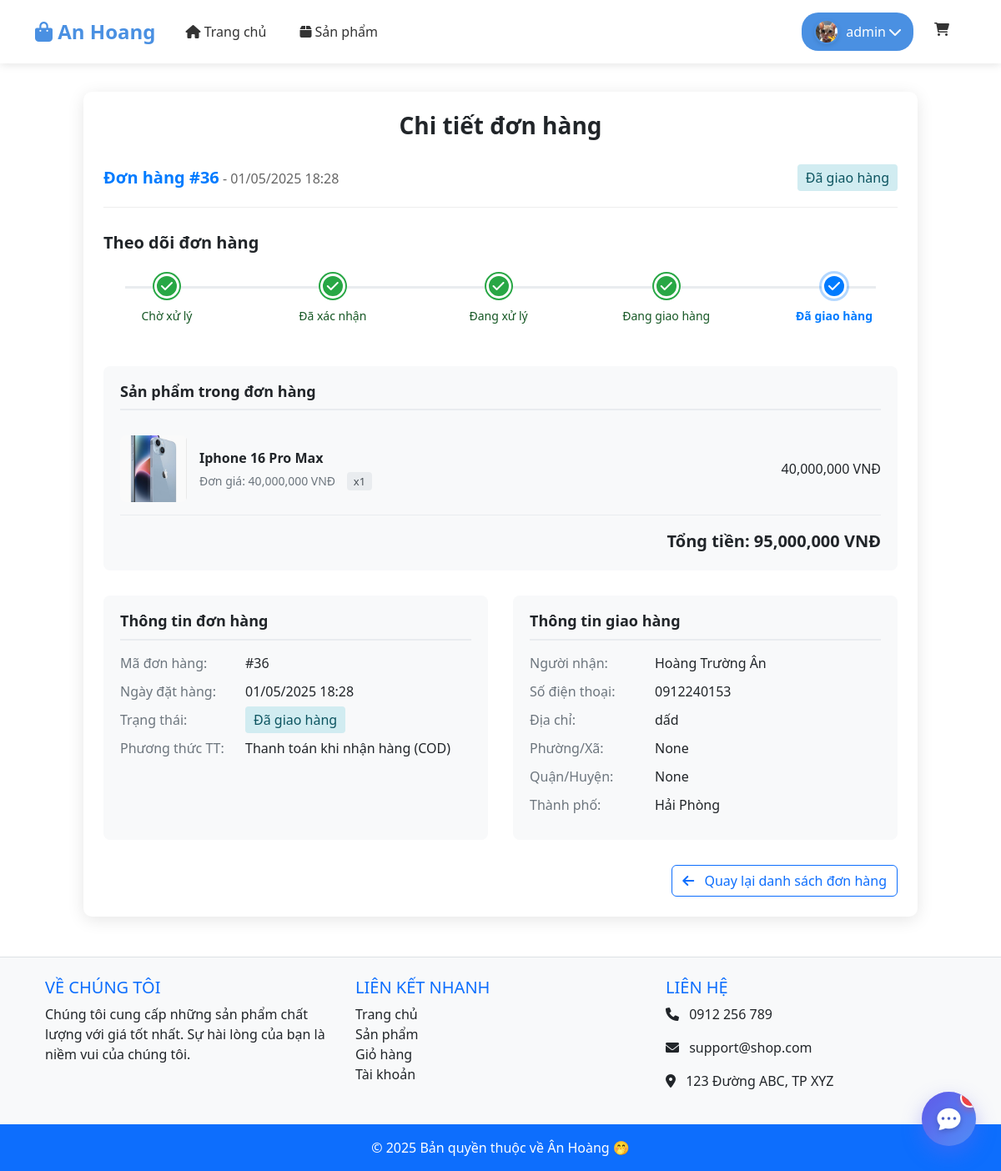
Page /order/36/ (signed in) on the committed database.
### store/models.py (models this page shows, shortened)
class Profile(models.Model):
    user = models.OneToOneField(User, on_delete=models.CASCADE)
    avatar = models.ImageField(upload_to='avatars/', default='avatars/default.png')
    bio = models.TextField(max_length=500, blank=True)
    phone_number = models.CharField(max_length=15, blank=True)
    address = models.CharField(max_length=255, blank=True)
    birthdate = models.DateField(null=True, blank=True)
    website = models.URLField(max_length=200, blank=True)
    facebook = models.URLField(max_length=200, blank=True)
    twitter = models.URLField(max_length=200, blank=True)
    instagram = models.URLField(max_length=200, blank=True)

class Order(models.Model):
    STATUS_CHOICES = (
        ('pending', 'Chờ xử lý'),
        ('confirmed', 'Đã xác nhận'),
        ('processing', 'Đang xử lý'),
        ('shipped', 'Đang giao hàng'),
        ('delivered', 'Đã giao hàng'),
        ('cancelled', 'Đã hủy'),
    )
    PAYMENT_CHOICES = (
        ('cod', 'Thanh toán khi nhận hàng (COD)'),
        ('bank_transfer', 'Chuyển khoản ngân hàng'),
        ('momo', 'Ví điện tử MoMo'),
        ('zalopay', 'ZaloPay'),
        ('vnpay', 'VNPAY'),
    )
    user = models.ForeignKey(User, on_delete=models.CASCADE)
    full_name = models.CharField(max_length=100)
    phone = models.CharField(max_length=15)
    address = models.TextField()
    province = models.ForeignKey('Province', on_delete=models.PROTECT, null=True)
    district = models.ForeignKey('District', on_delete=models.PROTECT, null=True)
    ward = models.ForeignKey('Ward', on_delete=models.PROTECT, null=True)
    city = models.CharField(max_length=50, blank=True)
    district_name = models.CharField(max_length=50, blank=True)
    ward_name = models.CharField(max_length=50, blank=True)
    note = models.TextField(blank=True)
    total = models.DecimalField(max_digits=10, decimal_places=0)
    status = models.CharField(max_length=20, choices=STATUS_CHOICES, default='pending')
    payment_method = models.CharField(max_length=20, choices=PAYMENT_CHOICES, default='cod')
    created_at = models.DateTimeField(auto_now_add=True)
    updated_at = models.DateTimeField(auto_now=True)

class OrderItem(models.Model):
    order = models.ForeignKey(Order, on_delete=models.CASCADE, related_name='items')
    product = models.ForeignKey(Product, on_delete=models.CASCADE)
    quantity = models.PositiveIntegerField()
    price = models.DecimalField(max_digits=10, decimal_places=0)
    def subtotal(self):
        return self.price * self.quantity

class Product(models.Model):
    name = models.CharField(max_length=200)
    description = models.TextField(blank=True, null=True)
    price = models.DecimalField(max_digits=10, decimal_places=0)
    discount_percent = models.IntegerField(default=0, blank=True, help_text="Phần trăm giảm giá từ 0-100")
    category = models.ForeignKey(Category, on_delete=models.CASCADE)
    image = models.ImageField(upload_to='products/', blank=True, null=True)
    colors = models.ManyToManyField(Color, blank=True, related_name='products')

### store/views.py (the view)
# urls.py: path('order/<int:order_id>/', views.order_detail_view, name='order_detail'),
@login_required
def order_detail_view(request, order_id):
    order = get_object_or_404(Order, id=order_id, user=request.user)
    items = order.items.all()
    timeline_steps = [
        {'status': 'pending', 'label': 'Chờ xử lý', 'completed': True, 'current': order.status == 'pending'},
        {'status': 'confirmed', 'label': 'Đã xác nhận', 'completed': order.status in ['confirmed', 'processing', 'shipped', 'delivered'], 'current': order.status == 'confirmed'},
        {'status': 'processing', 'label': 'Đang xử lý', 'completed': order.status in ['processing', 'shipped', 'delivered'], 'current': order.status == 'processing'},
        {'status': 'shipped', 'label': 'Đang giao hàng', 'completed': order.status in ['shipped', 'delivered'], 'current': order.status == 'shipped'},
        {'status': 'delivered', 'label': 'Đã giao hàng', 'completed': order.status == 'delivered', 'current': order.status == 'delivered'},
    ]
    is_cancelled = order.status == 'cancelled'
    return render(request, 'store/order_detail.html', {
        'order': order,
        'items': items,
        'timeline_steps': timeline_steps,
        'is_cancelled': is_cancelled
    })

### store/templates/store/order_detail.html (shortened to what this page needs)
{% extends 'base.html' %}
{% load static %}
{% load humanize %}
{% block content %}
<div class="order-detail">
    <h2 class="order-title">Chi tiết đơn hàng</h2>
    <div class="order-info">
        <div>
            <span class="order-id">Đơn hàng #{{ order.id }}</span>
            <span class="order-date"> - {{ order.created_at|date:"d/m/Y H:i" }}</span>
        </div>
        <div>
            <span class="order-status status-{{ order.status }}">
                {{ order.get_status_display }}
            </span>
        </div>
    </div>
    {% if not is_cancelled %}
    <div class="tracking-timeline">
        <h3 class="timeline-title">Theo dõi đơn hàng</h3>
        <div class="timeline-track">
            {% for step in timeline_steps %}
            <div class="timeline-step {% if step.current %}current{% elif step.completed %}completed{% endif %}">
                <div class="timeline-point">
                    {% if step.completed or step.current %}
                    <i class="fas fa-check text-white"></i>
                    {% endif %}
                </div>
                <div class="timeline-label">{{ step.label }}</div>
            </div>
            {% endfor %}
        </div>
    </div>
    {% endif %}
    <div class="order-items">
        <h3 class="section-title">Sản phẩm trong đơn hàng</h3>
        {% for item in items %}
        <div class="order-item">
            <div class="item-image">
                {% if item.product.image %}
                <img src="{{ item.product.image.url }}" alt="{{ item.product.name }}">
                {% else %}
                <img src="{% static 'images/no-image.png' %}" alt="Không có hình ảnh">
                {% endif %}
            </div>
            <div class="item-details">
                <div class="item-name">{{ item.product.name }}</div>
                <div class="item-price">
                    Đơn giá: {{ item.price|floatformat:0|intcomma }} VNĐ
                    <span class="item-quantity">x{{ item.quantity }}</span>
                </div>
            </div>
            <div class="item-total">{{ item.subtotal|floatformat:0|intcomma }} VNĐ</div>
        </div>
        {% endfor %}
        <div class="mt-3 text-end fw-bold fs-5">
            Tổng tiền: {{ order.total|floatformat:0|intcomma }} VNĐ
        </div>
    </div>
    <div class="order-details-grid">
        <div class="order-detail-section">
            <h3 class="section-title">Thông tin đơn hàng</h3>
            <div class="detail-row">
                <div class="detail-label">Mã đơn hàng:</div>
                <div class="detail-value">#{{ order.id }}</div>
            </div>
            <div class="detail-row">
                <div class="detail-label">Ngày đặt hàng:</div>
                <div class="detail-value">{{ order.created_at|date:"d/m/Y H:i" }}</div>
            </div>
            <div class="detail-row">
                <div class="detail-label">Trạng thái:</div>
                <div class="detail-value">
                    <span class="order-status status-{{ order.status }}">
                        {{ order.get_status_display }}
                    </span>
                </div>
            </div>
            <div class="detail-row">
                <div class="detail-label">Phương thức TT:</div>
                <div class="detail-value">
                    {% if order.payment_method == 'cod' %}
                        Thanh toán khi nhận hàng (COD)
                    {% elif order.payment_method == 'momo' %}
                        Ví điện tử MoMo
                    {% elif order.payment_method == 'zalopay' %}
                        ZaloPay
                    {% elif order.payment_method == 'vnpay' %}
                        VNPAY
                    {% else %}
                        {{ order.get_payment_method_display }}
                    {% endif %}
                </div>
            </div>
        </div>
        <div class="order-detail-section">
            <h3 class="section-title">Thông tin giao hàng</h3>
            <div class="detail-row">
                <div class="detail-label">Người nhận:</div>
                <div class="detail-value">{{ order.full_name }}</div>
            </div>
            <div class="detail-row">
                <div class="detail-label">Số điện thoại:</div>
                <div class="detail-value">{{ order.phone }}</div>
            </div>
            <div class="detail-row">
                <div class="detail-label">Địa chỉ:</div>
                <div class="detail-value">{{ order.address }}</div>
            </div>
            <div class="detail-row">
                <div class="detail-label">Phường/Xã:</div>
                <div class="detail-value">{{ order.ward }}</div>
            </div>
            <div class="detail-row">
                <div class="detail-label">Quận/Huyện:</div>
                <div class="detail-value">{{ order.district }}</div>
            </div>
            <div class="detail-row">
                <div class="detail-label">Thành phố:</div>
                <div class="detail-value">{{ order.city }}</div>
            </div>
        </div>
    </div>
    <div class="order-actions">
        <a href="{% url 'order_history' %}" class="btn btn-outline-primary">
            <i class="fas fa-arrow-left me-2"></i> Quay lại danh sách đơn hàng
        </a>
    </div>
</div>
{% endblock %}

### templates/base.html (shortened to what this page needs)
<!DOCTYPE html>
<html lang="en">
<head>
    <link href="https://cdn.jsdelivr.net/npm/bootstrap@5.3.0/dist/css/bootstrap.min.css" rel="stylesheet">
    <link rel="stylesheet" href="https://cdnjs.cloudflare.com/ajax/libs/font-awesome/6.0.0/css/all.min.css">
</head>
<body>
    <nav class="navbar navbar-expand-lg navbar-light fixed-top">
        <div class="container">
            <a class="navbar-brand" href="{% url 'home' %}">
                <i class="fas fa-shopping-bag"></i> An Hoang
            </a>
            <div class="collapse navbar-collapse" id="navbarNav">
                <ul class="navbar-nav me-auto">
                    <li class="nav-item">
                        <a class="nav-link {% if request.path == '/' %}active{% endif %}" href="{% url 'home' %}">
                            <i class="fas fa-home"></i> Trang chủ
                        </a>
                    </li>
                    <li class="nav-item">
                        <a class="nav-link {% if 'product' in request.path %}active{% endif %}" href="{% url 'product_list' %}">
                            <i class="fas fa-box"></i> Sản phẩm
                        </a>
                    </li>
                </ul>
                <ul class="navbar-nav">
                    {% if user.is_authenticated %}
                        <li class="nav-item dropdown-hack">
                            <label for="admin-toggle" class="nav-link admin-btn">
                                {% if user.profile.avatar %}
                                    <img src="{{ user.profile.avatar.url }}" alt="{{ user.username }}" class="user-avatar">
                                {% else %}
                                    <img src="https://via.placeholder.com/30" alt="{{ user.username }}" class="user-avatar">
                                {% endif %}
                                {{ user.username }} <i class="fas fa-chevron-down ms-1"></i>
                            </label>
                        </li>
                        <li class="nav-item">
                            <a class="nav-link cart-icon" href="{% url 'cart' %}">
                                <i class="fas fa-shopping-cart"></i>
                            </a>
                        </li>
                    {% endif %}
                </ul>
            </div>
        </div>
    </nav>
    <div class="container mt-4">
        {% block content %}{% endblock %}
    </div>
    {% include 'store/chat_bubble.html' %}
    <footer class="bg-light text-center text-lg-start mt-5 border-top shadow-sm">
        <div class="container p-4">
            <div class="row">
                <div class="col-lg-4 col-md-6 mb-4 mb-md-0">
                    <h5 class="text-uppercase text-primary">Về chúng tôi</h5>
                    <p>
                        Chúng tôi cung cấp những sản phẩm chất lượng với giá tốt nhất. Sự hài lòng của bạn là niềm vui của chúng tôi.
                    </p>
                </div>
                <div class="col-lg-4 col-md-6 mb-4 mb-md-0">
                    <h5 class="text-uppercase text-primary">Liên kết nhanh</h5>
                    <ul class="list-unstyled mb-0">
                        <li><a href="{% url 'home' %}" class="text-dark text-decoration-none">Trang chủ</a></li>
                        <li><a href="{% url 'product_list' %}" class="text-dark text-decoration-none">Sản phẩm</a></li>
                        <li><a href="{% url 'cart' %}" class="text-dark text-decoration-none">Giỏ hàng</a></li>
                        <li><a href="{% url 'login' %}" class="text-dark text-decoration-none">Tài khoản</a></li>
                    </ul>
                </div>
                <div class="col-lg-4 col-md-12 mb-4 mb-md-0">
                    <h5 class="text-uppercase text-primary">Liên hệ</h5>
                    <p><i class="fas fa-phone me-2"></i> 0912 256 789</p>
                    <p><i class="fas fa-envelope me-2"></i> support@shop.com</p>
                    <p><i class="fas fa-map-marker-alt me-2"></i> 123 Đường ABC, TP XYZ</p>
                </div>
            </div>
        </div>
        <div class="text-center p-3 bg-primary text-white">
            © 2025 Bản quyền thuộc về Ân Hoàng 🤭
        </div>
    </footer>
</body>
</html>

### rows in the picture
Order: id "36", created_at "01/05/2025 18:28", status "Đã giao hàng", total "95,000,000", full_name "Hoàng Trường Ân", phone "0912240153", address "dấd", ward "None", district "None", city "Hải Phòng"
OrderItem: product.image (picture), product.name "Iphone 16 Pro Max", price "40,000,000", quantity "1", subtotal "40,000,000"

### other values in the picture
{{ user.username }} "admin"
{{ step.label }} "Chờ xử lý" "Đã xác nhận" "Đang xử lý" "Đang giao hàng" "Đã giao hàng"
